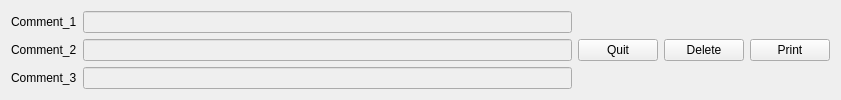
  <widget class="QWidget" name="horizontalLayoutWidget">
   <property name="geometry">
    <rect>
     <x>20</x>
     <y>840</y>
     <width>841</width>
     <height>76</height>
    </rect>
   </property>
   <layout class="QHBoxLayout" name="horizontalLayout">
    <item>
     <layout class="QFormLayout" name="formLayout_2">
      <item row="0" column="1">
       <widget class="QLineEdit" name="c1">
        <property name="enabled">
         <bool>false</bool>
        </property>
       </widget>
      </item>
      <item row="1" column="0">
       <widget class="QLabel" name="label_21">
        <property name="text">
         <string>Comment_2</string>
        </property>
       </widget>
      </item>
      <item row="1" column="1">
       <widget class="QLineEdit" name="c2">
        <property name="enabled">
         <bool>false</bool>
        </property>
       </widget>
      </item>
      <item row="2" column="1">
       <widget class="QLineEdit" name="c3">
        <property name="enabled">
         <bool>false</bool>
        </property>
       </widget>
      </item>
      <item row="0" column="0">
       <widget class="QLabel" name="label_20">
        <property name="enabled">
         <bool>true</bool>
        </property>
        <property name="text">
         <string>Comment_1</string>
        </property>
       </widget>
      </item>
      <item row="2" column="0">
       <widget class="QLabel" name="label_22">
        <property name="text">
         <string>Comment_3</string>
        </property>
       </widget>
      </item>
     </layout>
    </item>
    <item>
     <widget class="QPushButton" name="quit_bu">
      <property name="text">
       <string>Quit</string>
      </property>
     </widget>
    </item>
    <item>
     <widget class="QPushButton" name="del_bu">
      <property name="text">
       <string>Delete</string>
      </property>
     </widget>
    </item>
    <item>
     <widget class="QPushButton" name="print_bu">
      <property name="text">
       <string>Print</string>
      </property>
     </widget>
    </item>
   </layout>
  </widget>
